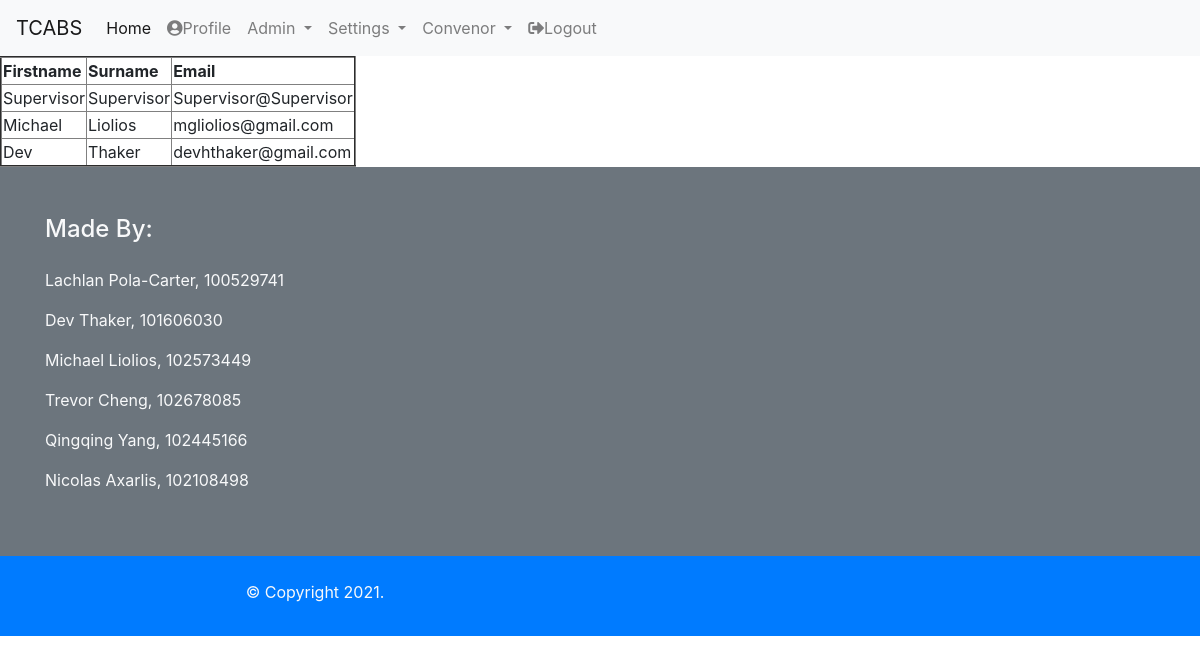
The page /listRegsuperviser.php (signed in) on the database its author committed.
### tables this page shows
CREATE TABLE `roles` (
  `RoleID` int(2) NOT NULL,
  `Rolename` varchar(50) NOT NULL
);

CREATE TABLE `user` (
  `UserID` int(10) NOT NULL,
  `Username` varchar(255) NOT NULL,
  `Password` varchar(255) NOT NULL,
  `Firstname` varchar(50) NOT NULL,
  `Surname` varchar(50) NOT NULL,
  `Email` varchar(225) NOT NULL,
  `Phonenumber` int(10) NOT NULL
);

### listRegsuperviser.php (the view, shortened to what this page needs)
<!DOCTYPE html>
<html>
    <head>
    </head>
    <body>
        <?php
        include 'login.php';
        include 'head.php';
        include 'navbar.php';
           $sql = 'CALL Regsuper()';
            $select = $con->query($sql);
        ?>
        <table border="2">
            <tr>
                <th>Firstname</th>
                <th>Surname</th>
				<th>Email</th>
            </tr>
            <?php while ($r = $select->fetch_assoc()): ?>
                <tr>
                    <td><?php echo $r['Firstname'] ?></td>
					<td><?php echo $r['Surname'] ?></td>
					<td><?php echo $r['Email'] ?></td>
                </tr>
                <?php endwhile; ?>
        </table>
        <?php include 'Footer.php'; ?>
    </body>
</html>

### navbar.php (shortened to what this page needs)
	<nav class="navbar navbar-expand-lg navbar-light bg-light">
  <a class="navbar-brand" href="home.php">TCABS</a>
  <div class="collapse navbar-collapse" id="navbarNavDropdown">
    <ul class="navbar-nav">
      <li class="nav-item active">
        <a class="nav-link" href="home.php">Home <span class="sr-only">(current)</span></a>
      </li>
      <li class="nav-item">
        <a class="nav-link" href="profile.php"><i class="fas fa-user-circle"></i>Profile</a>
      </li>
      <?php
$UID = $_SESSION['id'];
$nav=mysqli_query($con,"SELECT roles.RoleID FROM roles JOIN (userroles, user) ON (userroles.RoleID=roles.RoleID AND user.UserID=userroles.UserID) WHERE user.UserID = $UID;");
while($data=mysqli_fetch_assoc($nav))
  {
   if(in_array(1, $data)){
    include 'admin.php';
    include 'settings.php';
  }
  if(in_array(3, $data)){
    include 'convenor.php';
  }
  }
      ?>
            <li class="nav-item">
        <a class="nav-link" href="logout.php"><i class="fas fa-sign-out-alt"></i>Logout</a>
      </li>
    </ul>
</div>
</nav>

### admin.php (shortened to what this page needs)
<li class="nav-item dropdown">
        <a class="nav-link dropdown-toggle" href="#" id="navbarDropdownMenuLink" data-toggle="dropdown" aria-haspopup="true" aria-expanded="false">
          Admin
        </a>
      </li>

### settings.php (shortened to what this page needs)
<li class="nav-item dropdown">
        <a class="nav-link dropdown-toggle" href="#" id="navbarDropdownMenuLink" data-toggle="dropdown" aria-haspopup="true" aria-expanded="false">
          Settings
        </a>
      </li>

### convenor.php (shortened to what this page needs)
<li class="nav-item dropdown">
        <a class="nav-link dropdown-toggle" href="#" id="navbarDropdownMenuLink" data-toggle="dropdown" aria-haspopup="true" aria-expanded="false">
          Convenor
        </a>
      </li>

### style.css (style rules this page uses)
* { box-sizing: border-box; font-family: -apple-system, BlinkMacSystemFont, "segoe ui", roboto, oxygen, ubuntu, cantarell, "fira sans", "droid sans", "helvetica neue", Arial, sans-serif; font-size: 16px; -webkit-font-smoothing: antialiased; -moz-osx-font-smoothing: grayscale; }
body { background-color: #435165; }
body { background-color: #435165; margin: 0; }

### rows shown on the page
roles: shows "Admin"
roles: shows "Convenor"
user: Firstname "Supervisor", Surname "Supervisor", Email "Supervisor@Supervisor"
user: Firstname "Michael", Surname "Liolios", Email "mgliolios@gmail.com"
user: Firstname "Dev", Surname "Thaker", Email "devhthaker@gmail.com"
